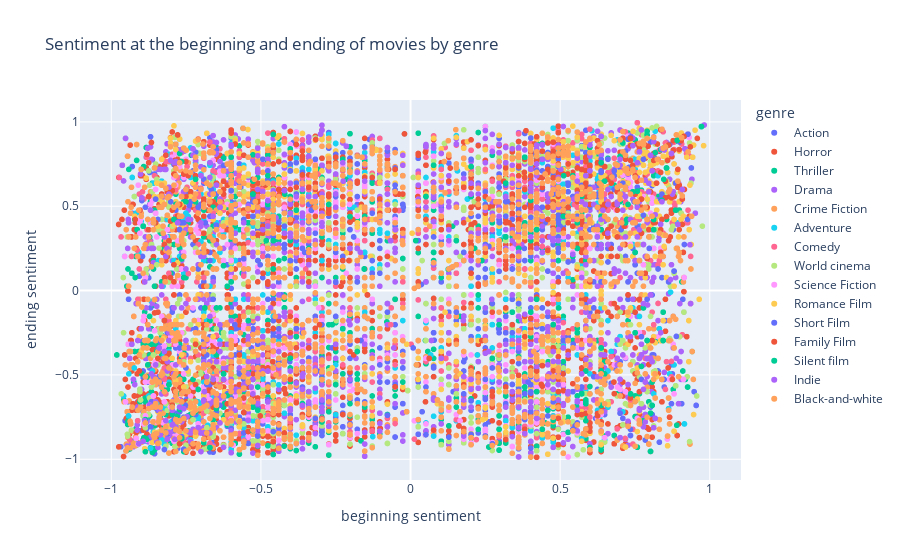

Write notebook code for a chart like this one.
### Code cell
best=pd.read_csv('sentiment_scatter_best_500.csv')
fig=px.scatter(best,x='first_score',y='last_score',color='genre',hover_data=['name'],
            title='Sentiment at the beginning and ending of movies by genre',
            labels={'first_score':'beginning sentiment','last_score':'ending sentiment'})
            
fig.write_html("plotly/sentiment_scatter_best_15.html")
fig

### Figure 1 — Plotly figure (JSON) as saved in the notebook; plotly's stock layout.template omitted (floating-point values rounded to 4 significant figures; data arrays with more than 128 entries replaced by an {"elided": "..."} marker saying what was removed)
{"data": [{"customdata": {"elided": "1000x1 str values"}, "hovertemplate": "genre=Action<br>beginning sentiment=%{x}<br>ending sentiment=%{y}<br>name=%{customdata[0]}<extra></extra>", "legendgroup": "Action", "marker": {"color": "#636efa", "symbol": "circle"}, "mode": "markers", "name": "Action", "showlegend": true, "type": "scattergl", "x": {"elided": "1000 float values"}, "xaxis": "x", "y": {"elided": "1000 float values"}, "yaxis": "y"}, {"customdata": {"elided": "2000x1 str values"}, "hovertemplate": "genre=Horror<br>beginning sentiment=%{x}<br>ending sentiment=%{y}<br>name=%{customdata[0]}<extra></extra>", "legendgroup": "Horror", "marker": {"color": "#EF553B", "symbol": "circle"}, "mode": "markers", "name": "Horror", "showlegend": true, "type": "scattergl", "x": {"elided": "2000 float values"}, "xaxis": "x", "y": {"elided": "2000 float values"}, "yaxis": "y"}, {"customdata": {"elided": "1000x1 str values"}, "hovertemplate": "genre=Thriller<br>beginning sentiment=%{x}<br>ending sentiment=%{y}<br>name=%{customdata[0]}<extra></extra>", "legendgroup": "Thriller", "marker": {"color": "#00cc96", "symbol": "circle"}, "mode": "markers", "name": "Thriller", "showlegend": true, "type": "scattergl", "x": {"elided": "1000 float values"}, "xaxis": "x", "y": {"elided": "1000 float values"}, "yaxis": "y"}, {"customdata": {"elided": "1000x1 str values"}, "hovertemplate": "genre=Drama<br>beginning sentiment=%{x}<br>ending sentiment=%{y}<br>name=%{customdata[0]}<extra></extra>", "legendgroup": "Drama", "marker": {"color": "#ab63fa", "symbol": "circle"}, "mode": "markers", "name": "Drama", "showlegend": true, "type": "scattergl", "x": {"elided": "1000 float values"}, "xaxis": "x", "y": {"elided": "1000 float values"}, "yaxis": "y"}, {"customdata": {"elided": "1000x1 str values"}, "hovertemplate": "genre=Crime Fiction<br>beginning sentiment=%{x}<br>ending sentiment=%{y}<br>name=%{customdata[0]}<extra></extra>", "legendgroup": "Crime Fiction", "marker": {"color": "#FFA15A", "symbol": "circle"}, "mode": "markers", "name": "Crime Fiction", "showlegend": true, "type": "scattergl", "x": {"elided": "1000 float values"}, "xaxis": "x", "y": {"elided": "1000 float values"}, "yaxis": "y"}, {"customdata": {"elided": "1000x1 str values"}, "hovertemplate": "genre=Adventure<br>beginning sentiment=%{x}<br>ending sentiment=%{y}<br>name=%{customdata[0]}<extra></extra>", "legendgroup": "Adventure", "marker": {"color": "#19d3f3", "symbol": "circle"}, "mode": "markers", "name": "Adventure", "showlegend": true, "type": "scattergl", "x": {"elided": "1000 float values"}, "xaxis": "x", "y": {"elided": "1000 float values"}, "yaxis": "y"}, {"customdata": {"elided": "1000x1 str values"}, "hovertemplate": "genre=Comedy<br>beginning sentiment=%{x}<br>ending sentiment=%{y}<br>name=%{customdata[0]}<extra></extra>", "legendgroup": "Comedy", "marker": {"color": "#FF6692", "symbol": "circle"}, "mode": "markers", "name": "Comedy", "showlegend": true, "type": "scattergl", "x": {"elided": "1000 float values"}, "xaxis": "x", "y": {"elided": "1000 float values"}, "yaxis": "y"}, {"customdata": {"elided": "1000x1 str values"}, "hovertemplate": "genre=World cinema<br>beginning sentiment=%{x}<br>ending sentiment=%{y}<br>name=%{customdata[0]}<extra></extra>", "legendgroup": "World cinema", "marker": {"color": "#B6E880", "symbol": "circle"}, "mode": "markers", "name": "World cinema", "showlegend": true, "type": "scattergl", "x": {"elided": "1000 float values"}, "xaxis": "x", "y": {"elided": "1000 float values"}, "yaxis": "y"}, {"customdata": {"elided": "1000x1 str values"}, "hovertemplate": "genre=Science Fiction<br>beginning sentiment=%{x}<br>ending sentiment=%{y}<br>name=%{customdata[0]}<extra></extra>", "legendgroup": "Science Fiction", "marker": {"color": "#FF97FF", "symbol": "circle"}, "mode": "markers", "name": "Science Fiction", "showlegend": true, "type": "scattergl", "x": {"elided": "1000 float values"}, "xaxis": "x", "y": {"elided": "1000 float values"}, "yaxis": "y"}, {"customdata": {"elided": "1000x1 str values"}, "hovertemplate": "genre=Romance Film<br>beginning sentiment=%{x}<br>ending sentiment=%{y}<br>name=%{customdata[0]}<extra></extra>", "legendgroup": "Romance Film", "marker": {"color": "#FECB52", "symbol": "circle"}, "mode": "markers", "name": "Romance Film", "showlegend": true, "type": "scattergl", "x": {"elided": "1000 float values"}, "xaxis": "x", "y": {"elided": "1000 float values"}, "yaxis": "y"}, {"customdata": {"elided": "1000x1 str values"}, "hovertemplate": "genre=Short Film<br>beginning sentiment=%{x}<br>ending sentiment=%{y}<br>name=%{customdata[0]}<extra></extra>", "legendgroup": "Short Film", "marker": {"color": "#636efa", "symbol": "circle"}, "mode": "markers", "name": "Short Film", "showlegend": true, "type": "scattergl", "x": {"elided": "1000 float values"}, "xaxis": "x", "y": {"elided": "1000 float values"}, "yaxis": "y"}, {"customdata": {"elided": "1000x1 str values"}, "hovertemplate": "genre=Family Film<br>beginning sentiment=%{x}<br>ending sentiment=%{y}<br>name=%{customdata[0]}<extra></extra>", "legendgroup": "Family Film", "marker": {"color": "#EF553B", "symbol": "circle"}, "mode": "markers", "name": "Family Film", "showlegend": true, "type": "scattergl", "x": {"elided": "1000 float values"}, "xaxis": "x", "y": {"elided": "1000 float values"}, "yaxis": "y"}, {"customdata": {"elided": "1000x1 str values"}, "hovertemplate": "genre=Silent film<br>beginning sentiment=%{x}<br>ending sentiment=%{y}<br>name=%{customdata[0]}<extra></extra>", "legendgroup": "Silent film", "marker": {"color": "#00cc96", "symbol": "circle"}, "mode": "markers", "name": "Silent film", "showlegend": true, "type": "scattergl", "x": {"elided": "1000 float values"}, "xaxis": "x", "y": {"elided": "1000 float values"}, "yaxis": "y"}, {"customdata": {"elided": "1000x1 str values"}, "hovertemplate": "genre=Indie<br>beginning sentiment=%{x}<br>ending sentiment=%{y}<br>name=%{customdata[0]}<extra></extra>", "legendgroup": "Indie", "marker": {"color": "#ab63fa", "symbol": "circle"}, "mode": "markers", "name": "Indie", "showlegend": true, "type": "scattergl", "x": {"elided": "1000 float values"}, "xaxis": "x", "y": {"elided": "1000 float values"}, "yaxis": "y"}, {"customdata": {"elided": "1500x1 str values"}, "hovertemplate": "genre=Black-and-white<br>beginning sentiment=%{x}<br>ending sentiment=%{y}<br>name=%{customdata[0]}<extra></extra>", "legendgroup": "Black-and-white", "marker": {"color": "#FFA15A", "symbol": "circle"}, "mode": "markers", "name": "Black-and-white", "showlegend": true, "type": "scattergl", "x": {"elided": "1500 float values"}, "xaxis": "x", "y": {"elided": "1500 float values"}, "yaxis": "y"}], "layout": {"legend": {"title": {"text": "genre"}, "tracegroupgap": 0}, "title": {"text": "Sentiment at the beginning and ending of movies by genre"}, "xaxis": {"anchor": "y", "domain": [0, 1], "title": {"text": "beginning sentiment"}}, "yaxis": {"anchor": "x", "domain": [0, 1], "title": {"text": "ending sentiment"}}}}
